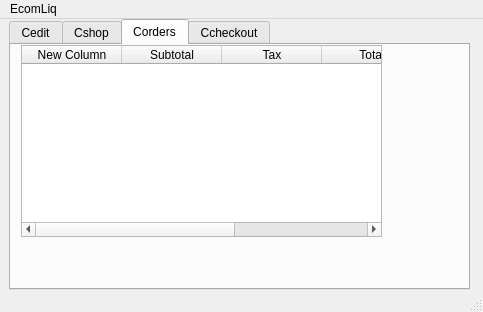
<?xml version="1.0" encoding="UTF-8"?>
<ui version="4.0">
 <class>managerWindow</class>
 <widget class="QMainWindow" name="managerWindow">
  <property name="geometry">
   <rect>
    <x>0</x>
    <y>0</y>
    <width>483</width>
    <height>312</height>
   </rect>
  </property>
  <property name="windowTitle">
   <string>MainWindow</string>
  </property>
  <property name="styleSheet">
   <string notr="true">QWidget {
    background-color: black;
    color: white;
}
/* Customize QPushButton specifically */
QPushButton {
    background-color: gray; /* A slightly lighter background for buttons */
    color: white;
    border: 2px solid white;
    border-radius: 5px;
}

/* Customize QTabWidget */
QTabWidget::pane {
    background-color: black;
    border: 1px solid white;
}

QTabWidget::tab-bar {
    alignment: center;
}

QTabBar::tab {
    background: gray;
    color: white;
    padding: 5px;
    border: 1px solid white;
}

QTabBar::tab:selected {
    background: white;
    color: black;
}

QLineEdit {
    border: 1px solid gray;
    border-radius: 3px;
    padding: 2px;
}
font: 900 italic 9pt &quot;Segoe UI&quot;;</string>
  </property>
  <widget class="QWidget" name="centralwidget">
   <widget class="QTabWidget" name="Tabs">
    <property name="geometry">
     <rect>
      <x>9</x>
      <y>0</y>
      <width>461</width>
      <height>271</height>
     </rect>
    </property>
    <property name="currentIndex">
     <number>2</number>
    </property>
    <widget class="QWidget" name="Cedit">
     <attribute name="title">
      <string>Cedit</string>
     </attribute>
     <widget class="QWidget" name="verticalLayoutWidget">
      <property name="geometry">
       <rect>
        <x>120</x>
        <y>10</y>
        <width>211</width>
        <height>211</height>
       </rect>
      </property>
      <layout class="QVBoxLayout" name="verticalLayout">
       <item>
        <widget class="QLabel" name="label">
         <property name="text">
          <string>Component To Edit:</string>
         </property>
        </widget>
       </item>
       <item>
        <widget class="QComboBox" name="eComponent">
         <item>
          <property name="text">
           <string>Username</string>
          </property>
         </item>
         <item>
          <property name="text">
           <string>Password</string>
          </property>
         </item>
         <item>
          <property name="text">
           <string>Name</string>
          </property>
         </item>
         <item>
          <property name="text">
           <string>LiquorLicenseNum</string>
          </property>
         </item>
         <item>
          <property name="text">
           <string>LLExpDate</string>
          </property>
         </item>
         <item>
          <property name="text">
           <string>BusinessAdrs</string>
          </property>
         </item>
         <item>
          <property name="text">
           <string>CreditCardInfo</string>
          </property>
         </item>
        </widget>
       </item>
       <item>
        <widget class="QLabel" name="label_2">
         <property name="text">
          <string>New Component Value:</string>
         </property>
        </widget>
       </item>
       <item>
        <widget class="QLineEdit" name="eNew"/>
       </item>
       <item alignment="Qt::AlignmentFlag::AlignHCenter">
        <widget class="QPushButton" name="eEnter">
         <property name="minimumSize">
          <size>
           <width>60</width>
           <height>0</height>
          </size>
         </property>
         <property name="text">
          <string>Enter</string>
         </property>
        </widget>
       </item>
       <item>
        <widget class="QLabel" name="eResult">
         <property name="text">
          <string>Result...</string>
         </property>
        </widget>
       </item>
      </layout>
     </widget>
    </widget>
    <widget class="QWidget" name="Cshop">
     <attribute name="title">
      <string>Cshop</string>
     </attribute>
     <widget class="QTableWidget" name="productTable">
      <property name="geometry">
       <rect>
        <x>0</x>
        <y>0</y>
        <width>381</width>
        <height>192</height>
       </rect>
      </property>
      <property name="columnCount">
       <number>10</number>
      </property>
      <column>
       <property name="text">
        <string>Name</string>
       </property>
      </column>
      <column>
       <property name="text">
        <string>Brand</string>
       </property>
      </column>
      <column>
       <property name="text">
        <string>Type</string>
       </property>
      </column>
      <column>
       <property name="text">
        <string>Size</string>
       </property>
      </column>
      <column>
       <property name="text">
        <string>Price</string>
       </property>
      </column>
      <column/>
      <column/>
      <column/>
      <column/>
      <column/>
     </widget>
     <widget class="QSpinBox" name="quantity">
      <property name="geometry">
       <rect>
        <x>30</x>
        <y>200</y>
        <width>42</width>
        <height>22</height>
       </rect>
      </property>
      <property name="minimum">
       <number>-100</number>
      </property>
      <property name="maximum">
       <number>100</number>
      </property>
     </widget>
     <widget class="QPushButton" name="update">
      <property name="geometry">
       <rect>
        <x>150</x>
        <y>210</y>
        <width>141</width>
        <height>18</height>
       </rect>
      </property>
      <property name="text">
       <string>Update Shopping Cart</string>
      </property>
     </widget>
     <widget class="QLabel" name="label_3">
      <property name="geometry">
       <rect>
        <x>30</x>
        <y>220</y>
        <width>37</width>
        <height>12</height>
       </rect>
      </property>
      <property name="text">
       <string>Quantity</string>
      </property>
     </widget>
     <widget class="QLabel" name="statusLabel">
      <property name="geometry">
       <rect>
        <x>310</x>
        <y>220</y>
        <width>151</width>
        <height>16</height>
       </rect>
      </property>
      <property name="text">
       <string>Status</string>
      </property>
     </widget>
    </widget>
    <widget class="QWidget" name="Corders">
     <attribute name="title">
      <string>Corders</string>
     </attribute>
     <widget class="QTableWidget" name="oTable">
      <property name="geometry">
       <rect>
        <x>10</x>
        <y>0</y>
        <width>361</width>
        <height>192</height>
       </rect>
      </property>
      <column>
       <property name="text">
        <string>New Column</string>
       </property>
      </column>
      <column>
       <property name="text">
        <string>Subtotal</string>
       </property>
      </column>
      <column>
       <property name="text">
        <string>Tax</string>
       </property>
      </column>
      <column>
       <property name="text">
        <string>Total</string>
       </property>
      </column>
      <column>
       <property name="text">
        <string>Arrival</string>
       </property>
      </column>
     </widget>
    </widget>
    <widget class="QWidget" name="Ccheckout">
     <attribute name="title">
      <string>Ccheckout</string>
     </attribute>
     <widget class="QTableWidget" name="cartTable">
      <property name="geometry">
       <rect>
        <x>0</x>
        <y>0</y>
        <width>231</width>
        <height>192</height>
       </rect>
      </property>
      <property name="columnCount">
       <number>3</number>
      </property>
      <column>
       <property name="text">
        <string>Product</string>
       </property>
      </column>
      <column>
       <property name="text">
        <string>Quantity</string>
       </property>
      </column>
      <column>
       <property name="text">
        <string>Price</string>
       </property>
      </column>
     </widget>
     <widget class="QWidget" name="verticalLayoutWidget_2">
      <property name="geometry">
       <rect>
        <x>270</x>
        <y>0</y>
        <width>160</width>
        <height>221</height>
       </rect>
      </property>
      <layout class="QVBoxLayout" name="verticalLayout_2">
       <item>
        <widget class="QLabel" name="label_4">
         <property name="text">
          <string>Subtotal:</string>
         </property>
        </widget>
       </item>
       <item>
        <widget class="QLabel" name="sub">
         <property name="text">
          <string>In dollars.</string>
         </property>
        </widget>
       </item>
       <item>
        <widget class="QLabel" name="tax">
         <property name="text">
          <string>Tax:</string>
         </property>
        </widget>
       </item>
       <item>
        <widget class="QLabel" name="label_7">
         <property name="text">
          <string>In dollars.</string>
         </property>
        </widget>
       </item>
       <item>
        <widget class="QLabel" name="label_8">
         <property name="text">
          <string>Total:</string>
         </property>
        </widget>
       </item>
       <item>
        <widget class="QLabel" name="total">
         <property name="text">
          <string>In dollars.</string>
         </property>
        </widget>
       </item>
       <item>
        <widget class="QPushButton" name="refreshButton">
         <property name="text">
          <string>Refresh</string>
         </property>
        </widget>
       </item>
       <item>
        <widget class="QPushButton" name="oButton">
         <property name="text">
          <string>Order</string>
         </property>
        </widget>
       </item>
      </layout>
     </widget>
     <widget class="QLabel" name="checkResult">
      <property name="geometry">
       <rect>
        <x>20</x>
        <y>210</y>
        <width>211</width>
        <height>16</height>
       </rect>
      </property>
      <property name="text">
       <string>Result...</string>
      </property>
     </widget>
    </widget>
   </widget>
  </widget>
  <widget class="QMenuBar" name="menubar">
   <property name="geometry">
    <rect>
     <x>0</x>
     <y>0</y>
     <width>483</width>
     <height>17</height>
    </rect>
   </property>
   <widget class="QMenu" name="menuEcomLiq">
    <property name="title">
     <string>EcomLiq</string>
    </property>
   </widget>
   <addaction name="menuEcomLiq"/>
  </widget>
  <widget class="QStatusBar" name="statusbar"/>
 </widget>
 <resources/>
 <connections/>
</ui>
